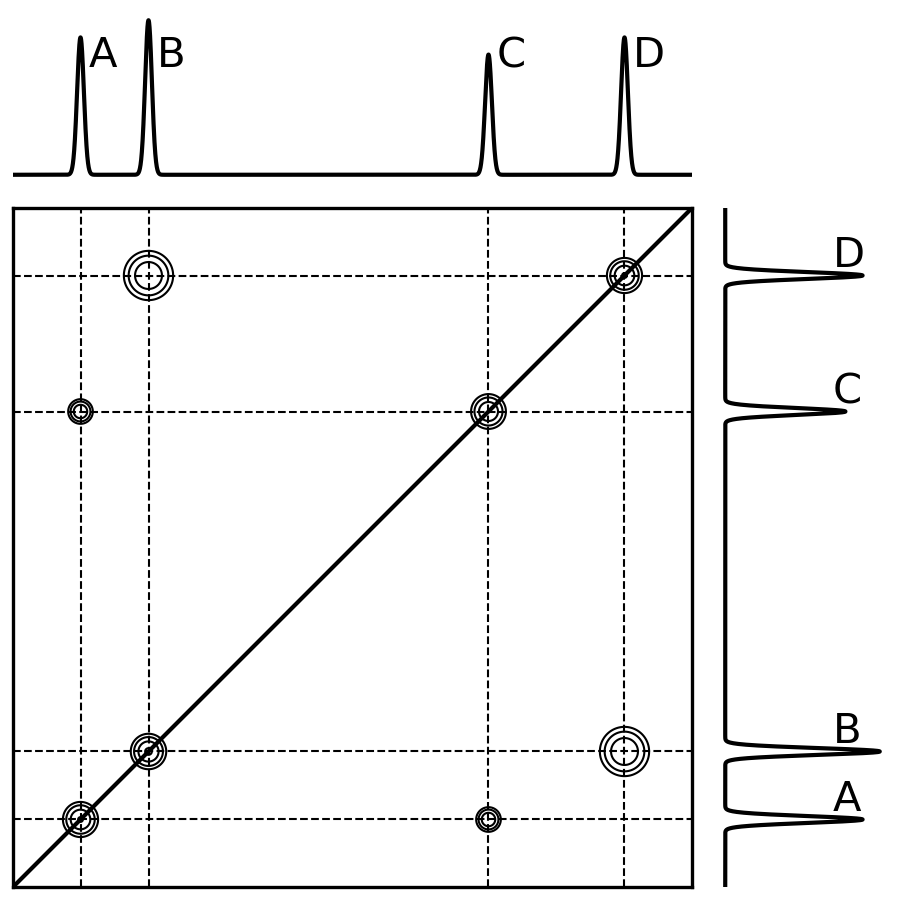

Source code (Python):
import numpy
from matplotlib import pyplot


def main():
    figure_width = 3.0
    figure_height = 3.0

    # Create simulated NOESY data to be plotted. Generate 1-D peaks at
    # x = 0.1, 0.2, 0.7, and 0.9 and cross peaks at (0.1, 0.7) and (0.2, 0.9).
    N_points = 10001
    peak_width = 0.005
    gaussian_denominator = 2 * peak_width * peak_width

    # (x, height)
    peaks = [(0.1, 0.8), (0.2, 0.9), (0.7, 0.7), (0.9, 0.8)]

    # (x, y, height, variance)
    cross_peaks = [(0.1, 0.7, 0.5, 0.5), (0.2, 0.9, 0.5, 2.0)]

    x = numpy.linspace(0, 1, 10001)
    one_d_spectrum = numpy.zeros(x.size)
    two_d_spectrum = numpy.zeros((x.size, x.size))

    for peak_x, height in peaks:
        gaussian = height * numpy.exp(-numpy.square(x - peak_x) / gaussian_denominator)
        one_d_spectrum += gaussian
        two_d_spectrum += gaussian * gaussian[:, numpy.newaxis]

    for cross_peak_x, cross_peak_y, cross_peak_height, cross_peak_variance in cross_peaks:
        gaussian_x = numpy.exp(
            -numpy.square(x - cross_peak_x)
            / (cross_peak_variance * gaussian_denominator)
        )
        gaussian_y = numpy.exp(
            -numpy.square(x - cross_peak_y)
            / (cross_peak_variance * gaussian_denominator)
        )
        two_d_spectrum += cross_peak_height * (
            gaussian_x * gaussian_y[:, numpy.newaxis]
            + gaussian_x[:, numpy.newaxis] * gaussian_y
        )

    # Create the main figure and subplots using gridspec
    figure = pyplot.figure(figsize=(figure_width, figure_height))
    gridspec = figure.add_gridspec(
        2,
        2,
        width_ratios=(4, 1),
        height_ratios=(1, 4),
        left=0.1,
        right=0.9,
        bottom=0.1,
        top=0.9,
        wspace=0.05,
        hspace=0.05,
    )

    main_axes = figure.add_subplot(gridspec[1, 0])
    top_axes = figure.add_subplot(gridspec[0, 0], sharex=main_axes)
    right_axes = figure.add_subplot(gridspec[1, 1], sharey=main_axes)

    # Remove axis ticks and labels
    for axes in main_axes, top_axes, right_axes:
        axes.tick_params(
            which="both",
            bottom=False,
            left=False,
            labelbottom=False,
            labelleft=False,
        )

    # Create a contour plot for the 2-D spectrum in the main axes
    levels = [1E-6, 1E-4, 1E-2, 0.5]
    contours = main_axes.contour(x, x, two_d_spectrum, levels, colors="black", linewidths=0.5)

    # Create a solid diagonal line in the main axes
    main_axes.plot(x, x, color="black", linewidth=1)

    # Create dashed lines at peak locations in the main axes
    for peak_x, _ in peaks:
        main_axes.axvline(x=peak_x, color="black", linewidth=0.5, linestyle="--")
        main_axes.axhline(y=peak_x, color="black", linewidth=0.5, linestyle="--")

    # Create line plots for the 1-D spectrum in the top and right axes
    top_axes.plot(x, one_d_spectrum, color="black", linewidth=1)
    right_axes.plot(one_d_spectrum, x, color="black", linewidth=1)

    pyplot.savefig("noesy-2d.png")
    pyplot.close(figure)


if __name__ == "__main__":
    main()
